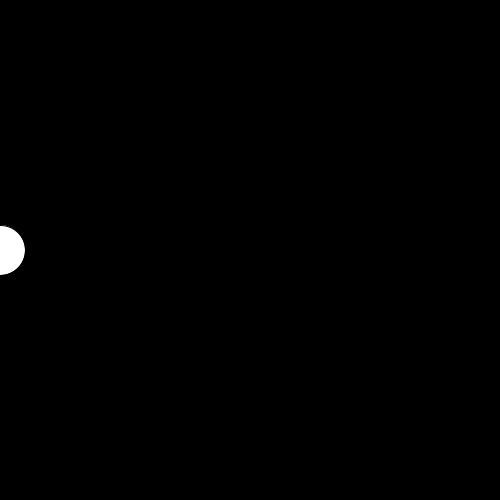
Frame 1 (no input)
Frame 60 (the mouse pressed at the canvas centre just before this capture): identical to frame 1, image omitted
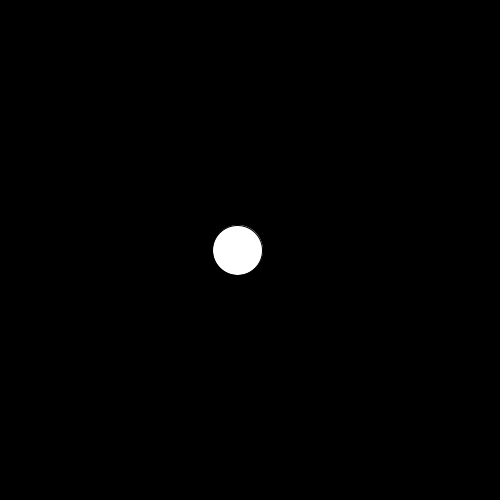
Frame 120 (the mouse held since frame 60 and released just before this capture)

The Processing sketch that drew these frames (run headless with seeded random() and noise(); from frame 60 on, the mouse is pressed at the canvas centre):

// Processing sketch: test
// ── test.pde
void setup() {
    size(500, 500);
}

float x;
void draw() {
    background(0);
    ellipse(x, height / 2, 50, 50);
    
    float vx = (mouseX - x) * 0.05;
    x += vx;
}
